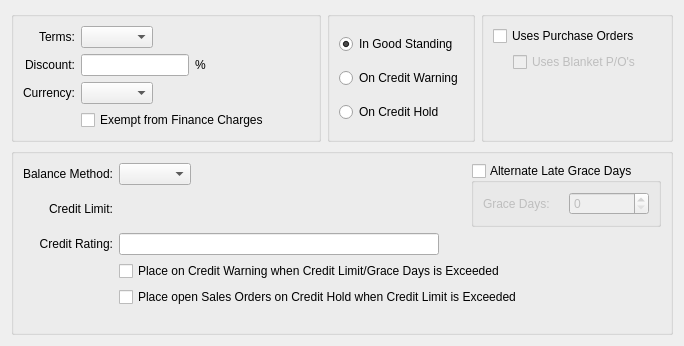
         <widget class="QWidget" name="_termsPage">
          <layout class="QGridLayout" name="gridLayout_3">
           <item row="0" column="0">
            <widget class="QGroupBox" name="groupBox_4">
             <property name="title">
              <string/>
             </property>
             <layout class="QGridLayout">
              <item row="1" column="1">
               <layout class="QHBoxLayout">
                <item>
                 <widget class="XLineEdit" name="_defaultDiscountPrcnt">
                  <property name="alignment">
                   <set>Qt::AlignRight</set>
                  </property>
                 </widget>
                </item>
                <item>
                 <widget class="QLabel" name="_prcnt2Lit">
                  <property name="text">
                   <string>%</string>
                  </property>
                 </widget>
                </item>
                <item>
                 <spacer>
                  <property name="orientation">
                   <enum>Qt::Horizontal</enum>
                  </property>
                  <property name="sizeType">
                   <enum>QSizePolicy::Expanding</enum>
                  </property>
                  <property name="sizeHint" stdset="0">
                   <size>
                    <width>20</width>
                    <height>20</height>
                   </size>
                  </property>
                 </spacer>
                </item>
               </layout>
              </item>
              <item row="0" column="0">
               <widget class="QLabel" name="_defaultTerms">
                <property name="text">
                 <string>Terms:</string>
                </property>
                <property name="alignment">
                 <set>Qt::AlignRight|Qt::AlignTrailing|Qt::AlignVCenter</set>
                </property>
                <property name="buddy">
                 <cstring>_terms</cstring>
                </property>
               </widget>
              </item>
              <item row="1" column="0">
               <widget class="QLabel" name="_defaultDiscountPrcntLit">
                <property name="text">
                 <string>Discount:</string>
                </property>
                <property name="alignment">
                 <set>Qt::AlignRight|Qt::AlignTrailing|Qt::AlignVCenter</set>
                </property>
               </widget>
              </item>
              <item row="2" column="1">
               <layout class="QHBoxLayout">
                <item>
                 <widget class="XComboBox" name="_currency">
                  <property name="type">
                   <enum>XComboBox::Currencies</enum>
                  </property>
                 </widget>
                </item>
                <item>
                 <spacer>
                  <property name="orientation">
                   <enum>Qt::Horizontal</enum>
                  </property>
                  <property name="sizeHint" stdset="0">
                   <size>
                    <width>40</width>
                    <height>20</height>
                   </size>
                  </property>
                 </spacer>
                </item>
               </layout>
              </item>
              <item row="0" column="1">
               <layout class="QHBoxLayout">
                <item>
                 <widget class="XComboBox" name="_terms">
                  <property name="allowNull">
                   <bool>true</bool>
                  </property>
                  <property name="type">
                   <enum>XComboBox::ARTerms</enum>
                  </property>
                 </widget>
                </item>
                <item>
                 <spacer>
                  <property name="orientation">
                   <enum>Qt::Horizontal</enum>
                  </property>
                  <property name="sizeHint" stdset="0">
                   <size>
                    <width>40</width>
                    <height>20</height>
                   </size>
                  </property>
                 </spacer>
                </item>
               </layout>
              </item>
              <item row="2" column="0">
               <widget class="QLabel" name="_currencyLit">
                <property name="text">
                 <string>Currency:</string>
                </property>
                <property name="alignment">
                 <set>Qt::AlignRight|Qt::AlignTrailing|Qt::AlignVCenter</set>
                </property>
                <property name="buddy">
                 <cstring>_currency</cstring>
                </property>
               </widget>
              </item>
              <item row="3" column="1">
               <layout class="QHBoxLayout" name="horizontalLayout_7">
                <item>
                 <widget class="QCheckBox" name="_exemptFinanceCharge">
                  <property name="text">
                   <string>Exempt from Finance Charges</string>
                  </property>
                 </widget>
                </item>
                <item>
                 <spacer name="horizontalSpacer_6">
                  <property name="orientation">
                   <enum>Qt::Horizontal</enum>
                  </property>
                  <property name="sizeHint" stdset="0">
                   <size>
                    <width>40</width>
                    <height>20</height>
                   </size>
                  </property>
                 </spacer>
                </item>
               </layout>
              </item>
             </layout>
            </widget>
           </item>
           <item row="0" column="1">
            <widget class="QGroupBox" name="_creditStatusGroup">
             <property name="title">
              <string/>
             </property>
             <layout class="QGridLayout">
              <item row="0" column="0">
               <widget class="QRadioButton" name="_inGoodStanding">
                <property name="text">
                 <string>In Good Standing</string>
                </property>
                <property name="checked">
                 <bool>true</bool>
                </property>
               </widget>
              </item>
              <item row="1" column="0">
               <widget class="QRadioButton" name="_onCreditWarning">
                <property name="text">
                 <string>On Credit Warning</string>
                </property>
               </widget>
              </item>
              <item row="2" column="0">
               <widget class="QRadioButton" name="_onCreditHold">
                <property name="text">
                 <string>On Credit Hold</string>
                </property>
               </widget>
              </item>
             </layout>
            </widget>
           </item>
           <item row="0" column="2">
            <widget class="QGroupBox" name="groupBox_3">
             <property name="title">
              <string/>
             </property>
             <layout class="QGridLayout">
              <item row="0" column="0">
               <layout class="QVBoxLayout">
                <item>
                 <layout class="QVBoxLayout">
                  <item>
                   <layout class="QHBoxLayout">
                    <item>
                     <widget class="QCheckBox" name="_usesPOs">
                      <property name="text">
                       <string>Uses Purchase Orders</string>
                      </property>
                     </widget>
                    </item>
                    <item>
                     <spacer>
                      <property name="orientation">
                       <enum>Qt::Horizontal</enum>
                      </property>
                      <property name="sizeType">
                       <enum>QSizePolicy::Preferred</enum>
                      </property>
                      <property name="sizeHint" stdset="0">
                       <size>
                        <width>20</width>
                        <height>20</height>
                       </size>
                      </property>
                     </spacer>
                    </item>
                   </layout>
                  </item>
                  <item>
                   <layout class="QHBoxLayout">
                    <item>
                     <spacer>
                      <property name="orientation">
                       <enum>Qt::Horizontal</enum>
                      </property>
                      <property name="sizeType">
                       <enum>QSizePolicy::Fixed</enum>
                      </property>
                      <property name="sizeHint" stdset="0">
                       <size>
                        <width>20</width>
                        <height>20</height>
                       </size>
                      </property>
                     </spacer>
                    </item>
                    <item>
                     <widget class="QCheckBox" name="_blanketPos">
                      <property name="enabled">
                       <bool>false</bool>
                      </property>
                      <property name="text">
                       <string>Uses Blanket P/O's</string>
                      </property>
                     </widget>
                    </item>
                    <item>
                     <spacer>
                      <property name="orientation">
                       <enum>Qt::Horizontal</enum>
                      </property>
                      <property name="sizeType">
                       <enum>QSizePolicy::Expanding</enum>
                      </property>
                      <property name="sizeHint" stdset="0">
                       <size>
                        <width>20</width>
                        <height>20</height>
                       </size>
                      </property>
                     </spacer>
                    </item>
                   </layout>
                  </item>
                 </layout>
                </item>
                <item>
                 <spacer>
                  <property name="orientation">
                   <enum>Qt::Vertical</enum>
                  </property>
                  <property name="sizeHint" stdset="0">
                   <size>
                    <width>20</width>
                    <height>0</height>
                   </size>
                  </property>
                 </spacer>
                </item>
               </layout>
              </item>
             </layout>
            </widget>
           </item>
           <item row="1" column="0" colspan="3">
            <widget class="QGroupBox" name="_creditGroup">
             <property name="sizePolicy">
              <sizepolicy hsizetype="Preferred" vsizetype="Expanding">
               <horstretch>0</horstretch>
               <verstretch>1</verstretch>
              </sizepolicy>
             </property>
             <property name="title">
              <string/>
             </property>
             <layout class="QGridLayout">
              <item row="0" column="0">
               <widget class="QLabel" name="_balanceMethodLit">
                <property name="text">
                 <string>Balance Method:</string>
                </property>
                <property name="alignment">
                 <set>Qt::AlignRight|Qt::AlignTrailing|Qt::AlignVCenter</set>
                </property>
                <property name="buddy">
                 <cstring>_balanceMethod</cstring>
                </property>
               </widget>
              </item>
              <item row="0" column="1" colspan="2">
               <layout class="QHBoxLayout">
                <item>
                 <widget class="XComboBox" name="_balanceMethod"/>
                </item>
                <item>
                 <spacer>
                  <property name="orientation">
                   <enum>Qt::Horizontal</enum>
                  </property>
                  <property name="sizeHint" stdset="0">
                   <size>
                    <width>40</width>
                    <height>20</height>
                   </size>
                  </property>
                 </spacer>
                </item>
               </layout>
              </item>
              <item row="0" column="3" rowspan="2">
               <widget class="QGroupBox" name="_warnLate">
                <property name="title">
                 <string>Alternate Late Grace Days</string>
                </property>
                <property name="checkable">
                 <bool>true</bool>
                </property>
                <property name="checked">
                 <bool>false</bool>
                </property>
                <layout class="QGridLayout">
                 <item row="0" column="0">
                  <widget class="QLabel" name="_graceDaysLit">
                   <property name="text">
                    <string>Grace Days:</string>
                   </property>
                  </widget>
                 </item>
                 <item row="0" column="1">
                  <widget class="QSpinBox" name="_graceDays">
                   <property name="maximum">
                    <number>9999</number>
                   </property>
                  </widget>
                 </item>
                </layout>
               </widget>
              </item>
              <item row="1" column="0">
               <widget class="QLabel" name="_creditLimitLit">
                <property name="text">
                 <string>Credit Limit:</string>
                </property>
                <property name="alignment">
                 <set>Qt::AlignRight|Qt::AlignTrailing|Qt::AlignVCenter</set>
                </property>
               </widget>
              </item>
              <item row="1" column="1">
               <widget class="CurrCluster" name="_creditLimit">
                <property name="maximumSize">
                 <size>
                  <width>250</width>
                  <height>32767</height>
                 </size>
                </property>
               </widget>
              </item>
              <item row="2" column="0">
               <widget class="QLabel" name="_creditRatingLit">
                <property name="text">
                 <string>Credit Rating:</string>
                </property>
                <property name="alignment">
                 <set>Qt::AlignRight|Qt::AlignTrailing|Qt::AlignVCenter</set>
                </property>
               </widget>
              </item>
              <item row="2" column="1">
               <widget class="XLineEdit" name="_creditRating"/>
              </item>
              <item row="3" column="1" colspan="3">
               <layout class="QHBoxLayout">
                <item>
                 <widget class="QCheckBox" name="_autoUpdateStatus">
                  <property name="text">
                   <string>Place on Credit Warning when Credit Limit/Grace Days is Exceeded</string>
                  </property>
                 </widget>
                </item>
                <item>
                 <spacer>
                  <property name="orientation">
                   <enum>Qt::Horizontal</enum>
                  </property>
                  <property name="sizeType">
                   <enum>QSizePolicy::Expanding</enum>
                  </property>
                  <property name="sizeHint" stdset="0">
                   <size>
                    <width>20</width>
                    <height>16</height>
                   </size>
                  </property>
                 </spacer>
                </item>
               </layout>
              </item>
              <item row="4" column="1" colspan="3">
               <layout class="QHBoxLayout">
                <item>
                 <widget class="QCheckBox" name="_autoHoldOrders">
                  <property name="text">
                   <string>Place open Sales Orders on Credit Hold when Credit Limit is Exceeded</string>
                  </property>
                 </widget>
                </item>
                <item>
                 <spacer>
                  <property name="orientation">
                   <enum>Qt::Horizontal</enum>
                  </property>
                  <property name="sizeType">
                   <enum>QSizePolicy::Expanding</enum>
                  </property>
                  <property name="sizeHint" stdset="0">
                   <size>
                    <width>20</width>
                    <height>16</height>
                   </size>
                  </property>
                 </spacer>
                </item>
               </layout>
              </item>
              <item row="5" column="2">
               <spacer>
                <property name="orientation">
                 <enum>Qt::Vertical</enum>
                </property>
                <property name="sizeHint" stdset="0">
                 <size>
                  <width>20</width>
                  <height>16</height>
                 </size>
                </property>
               </spacer>
              </item>
             </layout>
            </widget>
           </item>
          </layout>
         </widget>
